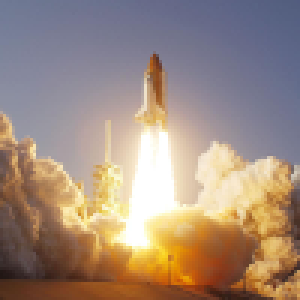
#> input picture essai.png, 100 x 100 px (shown 3 times larger)
$ python compress_picture.py
#> lines starting #> are read from the running program, lines starting #| are printed output that depends on the picture
### convert_picture.py
import matplotlib.pyplot as pl
import numpy as np
import matplotlib.image as img

def picture_to_matrix(path):
    ##Return 3 matrixs corresponding to the color Red Green Blue of the picture in path
#> called with path = 'essai.png'
    img_full = img.imread(path)
#> img_full is the input picture: shape (100, 100, 4) float32; mean R, G, B, A 0.627, 0.547, 0.492, 1
    n = len(img_full);
#> n = 100
    m = len(img_full[0])
#> m = 100
    R,V,B = np.zeros((n,m)),np.zeros((n,m)),np.zeros((n,m))

    for i in range(n):
        for j in range(m):
            R[i][j],V[i][j],B[i][j] = img_full[i][j][0],img_full[i][j][1],img_full[i][j][2]
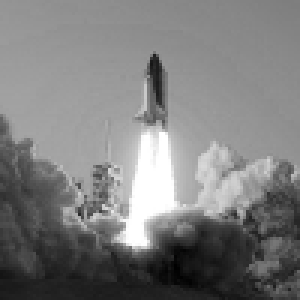
#> B: shape (100, 100) float64 (shown 3 times larger); min 0, max 1, mean 0.492
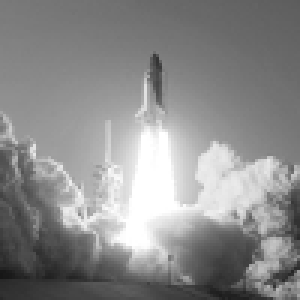
#> V: shape (100, 100) float64 (shown 3 times larger); min 0.0863, max 1, mean 0.547
    return (R,V,B)

def matrix_to_picture(R,V,B):
    ##Print the picture corresponding to the colours of the matrix R, V, B
    n = len(R);
    m = len(R[0])
    M = np.zeros((n,m,3))
    for i in range(n):
        for j in range(m):
            M[i][j][0],M[i][j][1],M[i][j][2] = R[i][j],V[i][j],B[i][j]
    pl.imshow(M)
    pl.show()

### bidiagonal.py
import numpy as np
import householder as hh

#apply_householder to the X matrix
def apply_householder(X, I, J, i, pos):
    n, m = X.shape
    if ( i != 0):
        Y = np.zeros((n,1))
        W = np.zeros((n,1))
        Y[i:n] = I
        W[i:n] = J
    else:
        Y = I
        W = J

    U = (Y - W) / np.linalg.norm(Y - W)
    if (pos == 0) :
        S = mul_householder_left(X, U)
    else:
        S = mul_householder_right(X, U)
    return S

#apply scalar product between householder(I, J) and X
def mul_householder_right(X, U):
    S = X - 2 * U.dot(U.T.dot(X))
    return S

#apply scalar product between X and householder(I, J)
def mul_householder_left(X, U):
    S = X - X.dot(2 * U.dot(U.T))
    return S

#divide the A matrix into: Qleft, BD(bidiagonal matrix), Qright with: Qleft * BD * Qright = A
#debug is a flag to know if we are in debug mode or not
def bi_diagonal(A, Debug):
    BD = A
    n, m = A.shape
    Qleft = np.identity(n)
    Qright = np.identity(n)
    for i in range (0, n - 1, 1):
        #put the i column to zero
        X = np.copy(BD[i:n, i])
        X.shape = (n - i, 1)

        Y = np.zeros(n - i)
        Y[0] = hh.norme(X)
        Y.shape = (n - i, 1)

        Qleft = apply_householder(Qleft, X, Y, i, 0)
        BD  = apply_householder(BD, X, Y, i, 1)
        if (i != m - 2):
            #put the i line to zero
            X = np.copy(BD[i, (i + 1):m])
            X.shape = (m - i - 1, 1)

            Y = np.zeros(m - i - 1)
            Y[0] = hh.norme(X)
            Y.shape = (m - i - 1, 1)

            Qright = apply_householder(Qright, X, Y, i + 1, 1)
            BD  = apply_householder(BD, X, Y, i + 1, 0)
        if(Debug == 1):
            #test if the invariant is still right at the end of each loop
            if(np.isclose(Qleft.dot(BD).dot(Qright),A).all()):
                print(".", end=" ")
            else:
                print("!", end=" ")

    return (Qleft, BD, Qright)

### householder.py
import numpy as np

#return a householder matrix from two column vectors.
# [5 lines left out: function householder, not called in this run]

#return the the scalar product between householder(I, J) and X.
def mul_householder(X, I, J):
    H = householder(I, J)
    return H.dot(X)

#same function but optimized: householder not calculated, just apply the transformation to the X vector step by step.
# [4 lines left out: function mul_householder_optimized, not called in this run]


#calculate the norme of the vector X
def norme(X):
    n = 0
    for i in range(0, len(X), 1):
        n = n + np.square(X[i])
    return np.sqrt(n)

### QR.py
import numpy as np
import matplotlib.pyplot as plt

#Algorithme USV
def transfo_USV(BD, Nmax):
    n = len(BD)
    U = np.identity(n)
    V = np.identity(n)
    S = BD

    for i in range (0 , Nmax):
        Q1, R1 = np.linalg.qr(np.transpose(S))
        Q2, R2 = np.linalg.qr(np.transpose(R1))
        S = R2
        U = U.dot(Q2)
        V = np.transpose(Q1).dot(V)
    return U, S, V

#Decomposition QR pour une matrice bigonale
#Sous-decomposition QR avec des matrices 2x2
# [27 lines left out: functions transfo_QR_bigonale, transfo_USV_amelioree, not called in this run]


#Trie decroissant des valeurs propres
def ordre_vp(U, S):
    n = len(S)
    liste_vp = [i for i in np.diag(S)]
    liste_vp_decroissant = [i for i in np.diag(S)]
    for i in range(len(liste_vp_decroissant)):
        if (liste_vp_decroissant[i] < 0):
            liste_vp_decroissant[i] *= -1
    liste_vp_decroissant = sorted(liste_vp_decroissant)[::-1]
    for i in range(1, n + 1):
        S[i - 1][i - 1] = liste_vp_decroissant[i - 1]
        for j in range(n):
            U[j][i-1] = U[j][i-1]*(liste_vp[i-1]/liste_vp_decroissant[i-1])
    return U, S

##############################TESTS###########################

#Test algorithme USV
# [74 lines left out: functions test_USV, calcul_termes_negligeable, convergence_S, test_S_diagonal, test_diff_USV, test_ordre, not called in this run]


### compress_picture.py
import numpy as np
import pylab as pl
import QR as qr
import convert_picture as conv
import bidiagonal as bi


##Compresse un matrice carre M au rang k
def compress(M, k):
    n = len(M)
    QL, BD, QR = bi.bi_diagonal(M, 0)
    U, S, V = qr.transfo_USV(BD, 100)
    U, S = qr.ordre_vp(U, S)
    if (k < n):
        for i in range(k + 1, n):
            S[i][i] = 0
    res = np.dot(QL,np.dot(U, np.dot(S, np.dot(V, QR))))
    for i in range(n):
        for j in range(n):
            if (res[i][j] > 1):
                res[i][j] = 1
            if (res[i][j] < 0):
                res[i][j] = 0
    return res

##Definition de la norme comme l'element maximal de la matrice
def norme(M):
    n = len(M)
    p = len(M[0])
    sup = 0
    for i in range(n):
        for j in range(p):
            if abs(M[i][j]) > sup:
                sup = abs(M[i][j])
    return sup

##Trace l'efficacite en fonction du rang pour une matrice donnee
def efficacite(M):
    n = len(M)
#> n = 100
    QL, BD, QR = bi.bi_diagonal(M, 0)
#> the loop in bi_diagonal, `for i in range (0, n - 1, 1):` made 99 passes
#> pass 1, in mul_householder_right (call 2), `S = X - 2 * U.dot(U.T.dot(X))`:
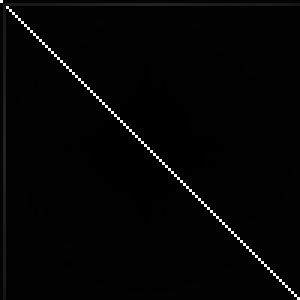
#> S: shape (100, 100) float64 (shown 3 times larger); min -0.0176, max 1, mean 0.00148; drawn with min black and max white
#> after the loop in bi_diagonal, `for i in range (0, n - 1, 1):`:
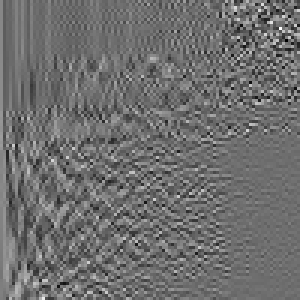
#> Qleft: shape (100, 100) float64 (shown 3 times larger); min -0.428, max 0.56, mean 0.00139; drawn with min black and max white
#> after the loop in bi_diagonal, `for i in range (0, n - 1, 1):`:
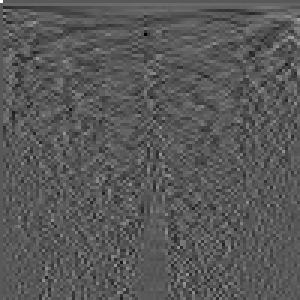
#> Qright: shape (100, 100) float64 (shown 3 times larger); min -0.528, max 1, mean 0.0012; drawn with min black and max white
    U, S, V = qr.transfo_USV(BD, 100)
#> in transfo_USV, `U = np.identity(n)`: U: shape (100, 100) float64; values 0 (black) and 1 (white), 1% white in thin lines or dots
#> after the loop in transfo_USV, `for i in range (0 , Nmax):`:
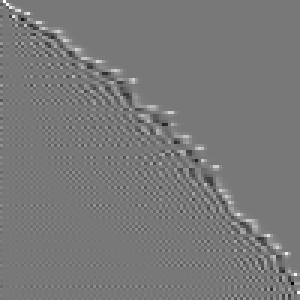
#> V: shape (100, 100) float64 (shown 3 times larger); min -0.89, max 0.997, mean 0.00487; drawn with min black and max white
    U, S = qr.ordre_vp(U, S)
#> in ordre_vp, `liste_vp = [i for i in np.diag(S)]`: liste_vp = 100 values, max 65.33 at index 0, min -0.000193 at index 99, mean 1.06
#> in ordre_vp, `liste_vp_decroissant = [i for i in np.diag(S)]`: liste_vp_decroissant has the same summary as liste_vp
#> the loop in ordre_vp, `for i in range(len(liste_vp_decroissant)):` made 100 passes
#> after the loop in ordre_vp, `for i in range(len(liste_vp_decroissant)):`: liste_vp_decroissant = 100 values, max 65.33 at index 0, min 0.000193 at index 99, mean 1.06
#> after the loop in ordre_vp, `for i in range(1, n + 1):`: S: shape (100, 100) float64; min -9.41e-11, max 65.33, mean 0
#> after the loop in ordre_vp, `for i in range(1, n + 1):`: U: shape (100, 100) float64; min -0.919, max 0.925, mean 0.00455
    x = range(n-1, 0, -1)
    distances = []
    for i in x:
        S[i][i] = 0
        M_comp = np.dot(QL,np.dot(U, np.dot(S, np.dot(V, QR))))
        distances += [norme(M - M_comp)]
#> this loop made 99 passes
#> distances on passes 1 to 6: [1.93e-05], [1.93e-05, 9.4e-05], [1.93e-05, 9.4e-05, 0.000244], [1.93e-05, 9.4e-05, 0.000244, 0.000269], [1.93e-05, 9.4e-05, 0.000244, 0.000269, 0.000448], [1.93e-05, 9.4e-05, 0.000244, 0.000269, 0.000448, 0.000502]
#> S: shape (100, 100) float64; min -9.41e-11, max 65.33, mean 0
    pl.plot(x[::-1], distances[::-1])
    pl.xlabel("Rang de compression k")
    pl.ylabel("Efficacite de la compression")
    pl.show()
#> figure, not shown here; curve peaks at x = 2, y = 0.502


R, V, B = conv.picture_to_matrix("essai.png")
efficacite(R)
for k in [1, 25, 50, 75, 100]:
    conv.matrix_to_picture(compress(R, k), compress(V, k), compress(B, k))
#> this loop made 5 passes
#> pass 1, in matrix_to_picture, `pl.show()`:
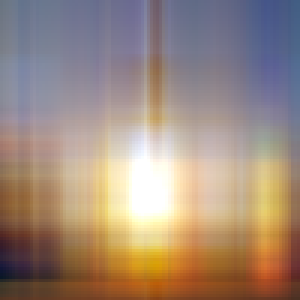
#> shown: shape (100, 100, 3) float64 (shown 3 times larger); mean R, G, B 0.625, 0.545, 0.492
